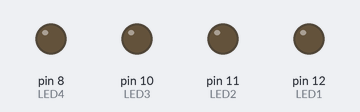
A sketch run on a simulated Arduino Uno, built with avr-gcc and run on an emulated ATmega328P. On the bench: output pins drawn as LEDs (lit = HIGH).

Above: at 0.5 s.
At 2.5 s:
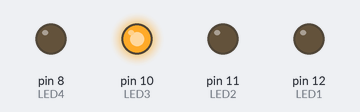
At 4.5 s:
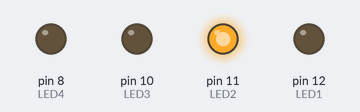
At 9.5 s:
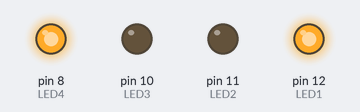
At 14.5 s:
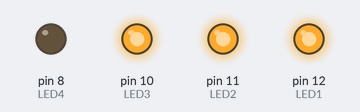
At 19.5 s:
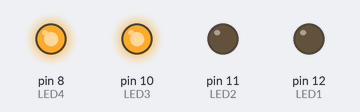
Timing chart, 0 to 20.8 s (numbered marks = the images above):
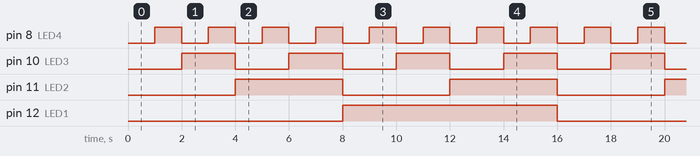

The sketch:

2.2.ino
```cpp
const int LED1 = 12;    // Pin number for the first LED
const int LED2 = 11;    // Pin number for the second LED
const int LED3 = 10;    // Pin number for the third LED
const int LED4 = 8;     // Pin number for the fourth LED

void setup()
{
  pinMode(LED1, OUTPUT);   // Set the first LED pin as an output
  pinMode(LED2, OUTPUT);   // Set the second LED pin as an output
  pinMode(LED3, OUTPUT);   // Set the third LED pin as an output
  pinMode(LED4, OUTPUT);   // Set the fourth LED pin as an output
}

void loop()
{
  for (int i = 0; i < 16; i++)  // Loop from 0 to 15 (binary from 0000 to 1111)
  {
    digitalWrite(LED1, (i & 0b1000) >> 3);   // Set the state of the first LED based on the most significant bit (MSB) of i
    digitalWrite(LED2, (i & 0b0100) >> 2);   // Set the state of the second LED based on the second most significant bit of i
    digitalWrite(LED3, (i & 0b0010) >> 1);   // Set the state of the third LED based on the third most significant bit of i
    digitalWrite(LED4, i & 0b0001);          // Set the state of the fourth LED based on the least significant bit (LSB) of i
    delay(1000);    // Wait for 1000 milliseconds (1 second)
  }
}
```

Measured:
- by itself, pin 8 (LED4): alternates HIGH for 1.0 s and LOW for 1.0 s
- by itself, pin 10 (LED3): alternates HIGH for 2.0 s and LOW for 2.0 s
- by itself, pin 11 (LED2): alternates HIGH for 4.0 s and LOW for 4.0 s
- by itself, pin 12 (LED1): alternates HIGH for 8.0 s and LOW for 8.0 s
